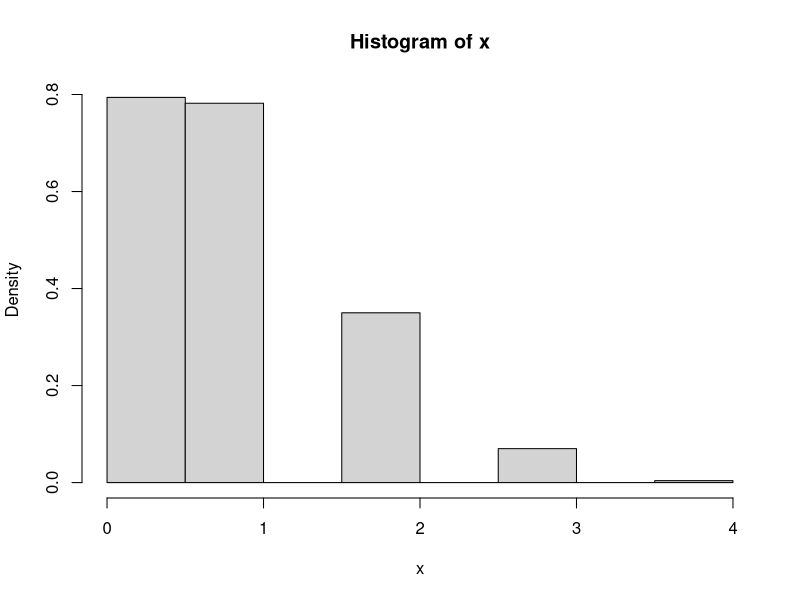

Source code (R):
# q1

# p(x = 0)
p <- 1/6
p0 <- choose(5, 0)*p^0 * (1-p)^5
p1 <- choose(5, 1)*p^1 * (1-p)^4
p2 <- choose(5, 2)*p^2 * (1-p)^3
p3 <- choose(5, 3)*p^3 * (1-p)^2
p4 <- choose(5, 4)*p^4 * (1-p)^1
p5 <- choose(5, 5)*p^5 * (1-p)^0

p0 + p1 + p2 + p3 + p4 + p5
# visualise
x <- rbinom(1000, size = 5, prob = 1/6)
hist(x, prob = T)

# q2
# sensitivity, specificity

sensitivity <- 0.8
specificity <- 0.9
prevalence <- 0.005


ppv <- (sensitivity * prevalence)/(sensitivity*prevalence + (1-specificity)*(1-prevalence))
ppv

npv <- (specificity * (1-prevalence))/((1-specificity) * prevalence + specificity *(1-prevalence) )
npv

# positive cases
P <- 50000 * prevalence

# TP
P*sensitivity



